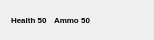
<?xml version="1.0" encoding="UTF-8"?>
<ui version="4.0">
 <class>MainWindowClass</class>
 <widget class="QMainWindow" name="MainWindowClass">
  <property name="geometry">
   <rect>
    <x>0</x>
    <y>0</y>
    <width>154</width>
    <height>40</height>
   </rect>
  </property>
  <property name="windowTitle">
   <string>MainWindow</string>
  </property>
  <widget class="QWidget" name="centralWidget">
   <layout class="QHBoxLayout" name="horizontalLayout_9">
    <item>
     <layout class="QHBoxLayout" name="horizontalLayout">
      <item>
       <widget class="QLabel" name="label_health_4">
        <property name="text">
         <string>&lt;html&gt;&lt;head/&gt;&lt;body&gt;&lt;p&gt;&lt;span style=&quot; font-size:6pt; font-weight:600;&quot;&gt;Health 50&lt;/span&gt;&lt;/p&gt;&lt;/body&gt;&lt;/html&gt;</string>
        </property>
        <property name="scaledContents">
         <bool>true</bool>
        </property>
       </widget>
      </item>
      <item>
       <widget class="QLabel" name="label_ammo_4">
        <property name="text">
         <string>&lt;html&gt;&lt;head/&gt;&lt;body&gt;&lt;p&gt;&lt;span style=&quot; font-size:6pt; font-weight:600;&quot;&gt;Ammo 50&lt;/span&gt;&lt;/p&gt;&lt;/body&gt;&lt;/html&gt;</string>
        </property>
       </widget>
      </item>
      <item>
       <widget class="QLabel" name="label_weaponType_4">
        <property name="maximumSize">
         <size>
          <width>20</width>
          <height>20</height>
         </size>
        </property>
        <property name="text">
         <string/>
        </property>
        <property name="pixmap">
         <pixmap resource="xkill.qrc">:/xkill/images/a_explosive.png</pixmap>
        </property>
        <property name="scaledContents">
         <bool>true</bool>
        </property>
       </widget>
      </item>
      <item>
       <widget class="QLabel" name="label_ammoType_4">
        <property name="maximumSize">
         <size>
          <width>20</width>
          <height>20</height>
         </size>
        </property>
        <property name="text">
         <string/>
        </property>
        <property name="pixmap">
         <pixmap resource="xkill.qrc">:/xkill/images/a_bullet.png</pixmap>
        </property>
        <property name="scaledContents">
         <bool>true</bool>
        </property>
       </widget>
      </item>
     </layout>
    </item>
   </layout>
  </widget>
 </widget>
 <layoutdefault spacing="6" margin="11"/>
 <resources>
  <include location="xkill.qrc"/>
 </resources>
 <connections/>
</ui>
